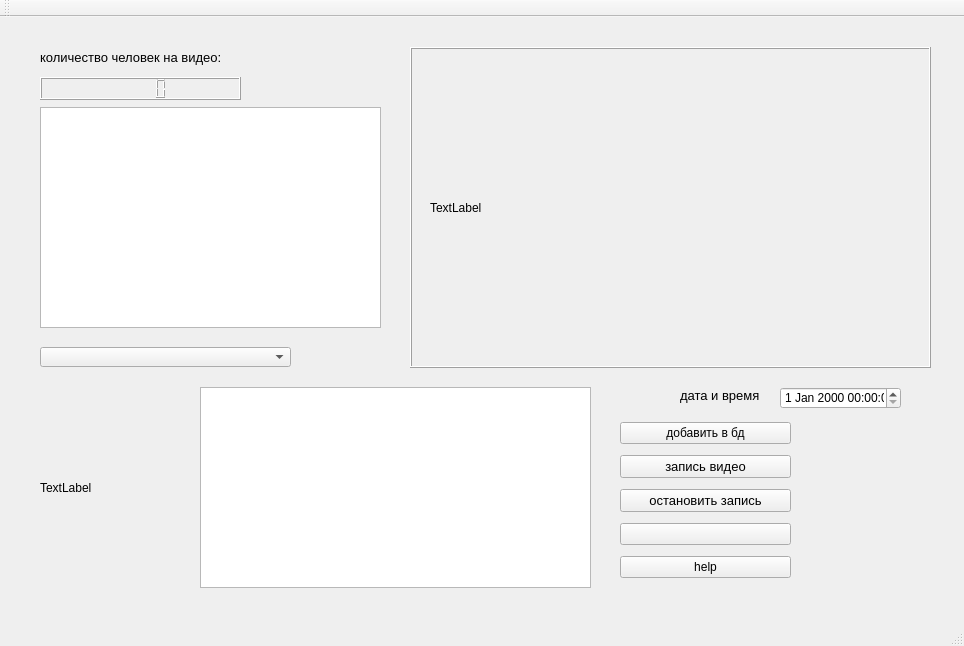
<?xml version="1.0" encoding="UTF-8"?>
<ui version="4.0">
 <class>MainWindow</class>
 <widget class="QMainWindow" name="MainWindow">
  <property name="geometry">
   <rect>
    <x>0</x>
    <y>0</y>
    <width>964</width>
    <height>646</height>
   </rect>
  </property>
  <property name="windowTitle">
   <string>MainWindow</string>
  </property>
  <widget class="QWidget" name="centralwidget">
   <widget class="QFrame" name="frame">
    <property name="geometry">
     <rect>
      <x>410</x>
      <y>30</y>
      <width>521</width>
      <height>321</height>
     </rect>
    </property>
    <property name="frameShape">
     <enum>QFrame::Box</enum>
    </property>
    <property name="frameShadow">
     <enum>QFrame::Raised</enum>
    </property>
    <widget class="QLabel" name="video">
     <property name="geometry">
      <rect>
       <x>20</x>
       <y>20</y>
       <width>481</width>
       <height>281</height>
      </rect>
     </property>
     <property name="text">
      <string>TextLabel</string>
     </property>
    </widget>
   </widget>
   <widget class="QPlainTextEdit" name="namesPeoples">
    <property name="geometry">
     <rect>
      <x>40</x>
      <y>90</y>
      <width>341</width>
      <height>221</height>
     </rect>
    </property>
   </widget>
   <widget class="QWidget" name="verticalLayoutWidget">
    <property name="geometry">
     <rect>
      <x>620</x>
      <y>400</y>
      <width>171</width>
      <height>171</height>
     </rect>
    </property>
    <layout class="QVBoxLayout" name="verticalLayout">
     <item>
      <widget class="QPushButton" name="addPeople">
       <property name="text">
        <string>добавить в бд</string>
       </property>
      </widget>
     </item>
     <item>
      <widget class="QPushButton" name="btnRecording">
       <property name="font">
        <font>
         <pointsize>10</pointsize>
        </font>
       </property>
       <property name="text">
        <string>запись видео</string>
       </property>
      </widget>
     </item>
     <item>
      <widget class="QPushButton" name="btnStopRecording">
       <property name="font">
        <font>
         <pointsize>10</pointsize>
        </font>
       </property>
       <property name="text">
        <string>остановить запись</string>
       </property>
      </widget>
     </item>
     <item>
      <widget class="QPushButton" name="btn_theme">
       <property name="text">
        <string/>
       </property>
      </widget>
     </item>
     <item>
      <widget class="QPushButton" name="btn_help">
       <property name="text">
        <string>help</string>
       </property>
      </widget>
     </item>
    </layout>
   </widget>
   <widget class="QLCDNumber" name="lcdNumberPeople">
    <property name="geometry">
     <rect>
      <x>40</x>
      <y>60</y>
      <width>201</width>
      <height>23</height>
     </rect>
    </property>
   </widget>
   <widget class="QLabel" name="lblNumberPeople">
    <property name="geometry">
     <rect>
      <x>40</x>
      <y>30</y>
      <width>201</width>
      <height>20</height>
     </rect>
    </property>
    <property name="font">
     <font>
      <pointsize>10</pointsize>
     </font>
    </property>
    <property name="text">
     <string>количество человек на видео:</string>
    </property>
   </widget>
   <widget class="QPlainTextEdit" name="infoPeople">
    <property name="geometry">
     <rect>
      <x>200</x>
      <y>370</y>
      <width>391</width>
      <height>201</height>
     </rect>
    </property>
   </widget>
   <widget class="QDateTimeEdit" name="dateTimeEd">
    <property name="geometry">
     <rect>
      <x>780</x>
      <y>370</y>
      <width>121</width>
      <height>22</height>
     </rect>
    </property>
   </widget>
   <widget class="QLabel" name="lbl_date">
    <property name="geometry">
     <rect>
      <x>680</x>
      <y>370</y>
      <width>91</width>
      <height>16</height>
     </rect>
    </property>
    <property name="font">
     <font>
      <pointsize>10</pointsize>
     </font>
    </property>
    <property name="text">
     <string>дата и время</string>
    </property>
   </widget>
   <widget class="QComboBox" name="cBoxNames">
    <property name="geometry">
     <rect>
      <x>40</x>
      <y>330</y>
      <width>251</width>
      <height>20</height>
     </rect>
    </property>
   </widget>
   <widget class="QLabel" name="img_photo">
    <property name="geometry">
     <rect>
      <x>40</x>
      <y>380</y>
      <width>141</width>
      <height>181</height>
     </rect>
    </property>
    <property name="text">
     <string>TextLabel</string>
    </property>
   </widget>
  </widget>
  <widget class="QMenuBar" name="menubar">
   <property name="geometry">
    <rect>
     <x>0</x>
     <y>0</y>
     <width>964</width>
     <height>21</height>
    </rect>
   </property>
  </widget>
  <widget class="QStatusBar" name="statusbar"/>
  <widget class="QToolBar" name="toolBar">
   <property name="windowTitle">
    <string>toolBar</string>
   </property>
   <attribute name="toolBarArea">
    <enum>TopToolBarArea</enum>
   </attribute>
   <attribute name="toolBarBreak">
    <bool>false</bool>
   </attribute>
  </widget>
 </widget>
 <resources/>
 <connections/>
</ui>
